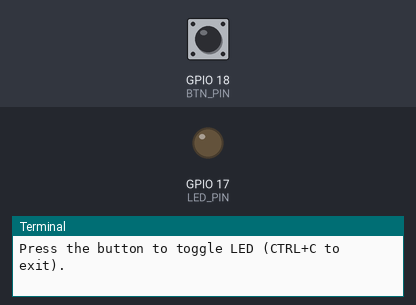
The program below on a simulated Raspberry Pi (BCM pin numbers). On the bench: output pins drawn as LEDs (lit = HIGH), the last lines printed to the terminal. Dashed ring = blinking. Inputs (shaded band) come from the test bench; at power-on: GPIO 18 (BTN_PIN) HIGH.

Above: at 1.2 s.
1.3 s: GPIO 18 (BTN_PIN) pulled LOW for 1 s
At 3.1 s:
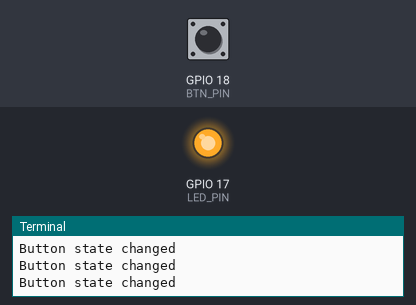
3.8 s: GPIO 18 (BTN_PIN) pulled LOW for 0.15 s
At 5.0 s:
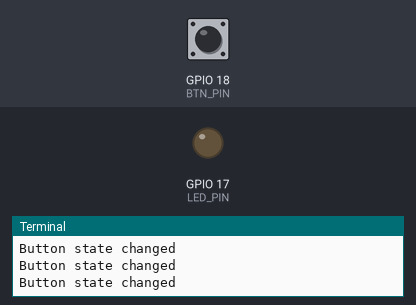
5.4 s: GPIO 18 (BTN_PIN) pulled LOW for 3.2 s
At 8.8 s:
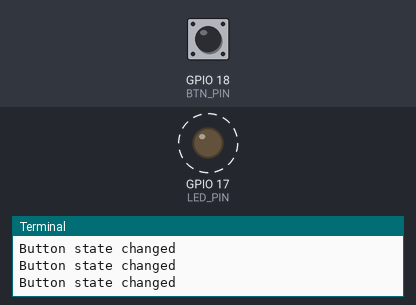
Timing chart, 0 to 10.3 s (numbered marks = the images above; inputs shaded):
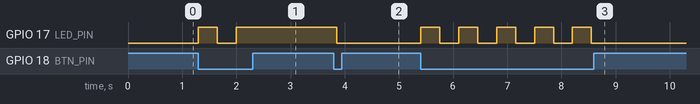

The program:

button-controlled-led.py
```python
import RPi.GPIO as GPIO
import time

LED_PIN = 17
BTN_PIN = 18

GPIO.setmode(GPIO.BCM)
GPIO.setup(LED_PIN, GPIO.OUT)
GPIO.setup(BTN_PIN, GPIO.IN, pull_up_down=GPIO.PUD_UP)

try:
    print("Press the button to toggle LED (CTRL+C to exit).")
    led_state = False
    while True:
        if GPIO.input(BTN_PIN) == GPIO.LOW:
            print("Button state changed")
            led_state = not led_state
            GPIO.output(LED_PIN, led_state)
            time.sleep(0.25)
        time.sleep(0.1)
except KeyboardInterrupt:
    print('Closing....')
finally:
    print("cleaning up")
    GPIO.output(LED_PIN, False)
    GPIO.cleanup()
```

Measured:
- after the input at 1.3 s, GPIO 17 (LED_PIN): LOW → HIGH at once, → LOW 0.35 s later, → HIGH 0.35 s later
- after the input at 3.8 s, GPIO 17 (LED_PIN): HIGH → LOW after 0.05 s
- after the input at 5.4 s, GPIO 17 (LED_PIN): alternates HIGH for 0.35 s and LOW for 0.35 s, 10 changes in all, then stays LOW, starting at once
